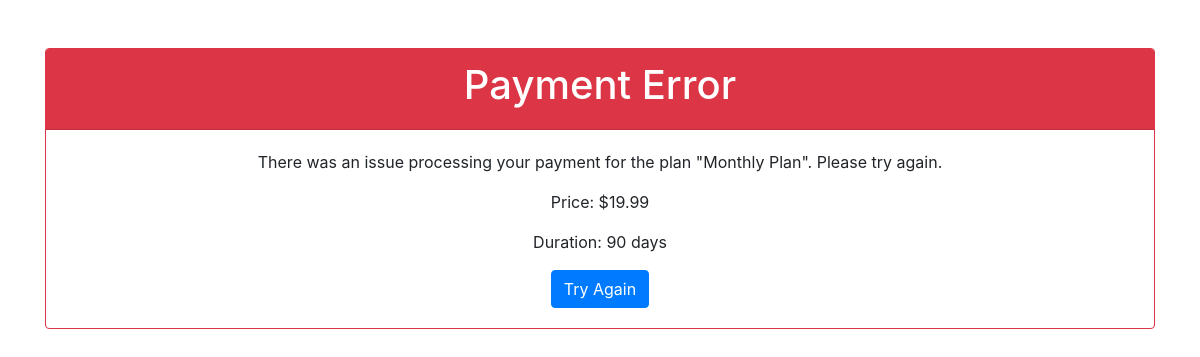
The page /payment/payment_error/3/ (signed in) on the database its author committed.
### payment/models.py (models this page shows, shortened)
class Plan(models.Model):
    name = models.CharField(max_length=50)
    stripe_plan_id = models.CharField(max_length=100, default='default_plan_id')
    price = models.DecimalField(max_digits=10, decimal_places=2,default=0.00)
    duration = models.IntegerField(default=30,help_text="Duration in days")

### payment/views.py (the view)
# urls.py: path('payment_error/<int:plan_id>/', payment_error, name='payment_error'),
@login_required
def payment_error(request, plan_id):
    plan = get_object_or_404(Plan, id=plan_id)
    return render(request, 'payment/payment_error.html', {'plan': plan})

### templates/payment/payment_error.html (shortened to what this page needs)
<!DOCTYPE html>
<html lang="en">
<head>
    <link href="https://stackpath.bootstrapcdn.com/bootstrap/4.5.2/css/bootstrap.min.css" rel="stylesheet">
</head>
<body>
    <div class="container text-center mt-5">
        <div class="card border-danger mb-3">
            <div class="card-header bg-danger text-white">
                <h1>Payment Error</h1>
            </div>
            <div class="card-body">
                <p class="card-text">There was an issue processing your payment for the plan "{{ plan.name }}". Please try again.</p>
                <p class="card-text">Price: ${{ plan.price }}</p>
                <p class="card-text">Duration: {{ plan.duration }} days</p>
                <a href="{% url 'payment/payment' plan_id=plan.id %}" class="btn btn-primary">Try Again</a>
            </div>
        </div>
    </div>
</body>
</html>

### rows shown on the page
Plan: name "Monthly Plan", price "19.99", duration "90"
